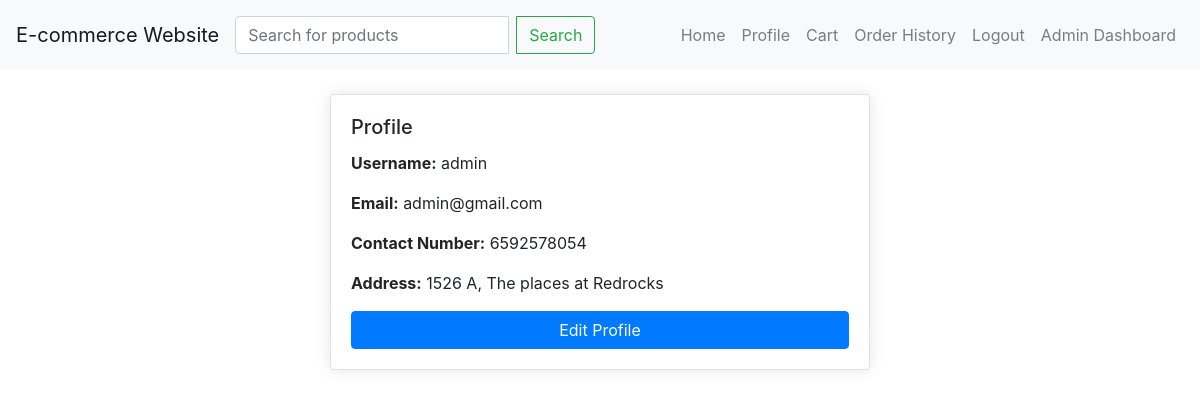
The page /profile/ (signed in) on the database its author committed.
### ClothingStore/models.py (models this page shows, shortened)
class User(AbstractUser):
    contact_number = models.CharField(max_length=15)
    address = models.TextField(blank=True)
    dob = models.DateField(default=date(2000,1,1))
    groups = models.ManyToManyField(
        'auth.Group',
        related_name='custom_user_set',
        blank=True,
        verbose_name='groups',
        help_text='The groups this user belongs to. A user will get all permissions granted to each of their groups.',
    )
    user_permissions = models.ManyToManyField(
        'auth.Permission',
        related_name='custom_user_set',
        blank=True,
        verbose_name='user permissions',
        help_text='Specific permissions for this user.',
    )

### ClothingStore/views.py (the view)
# urls.py: path('profile/', views.profile, name='profile'),
@login_required
def profile(request):
    return render(request, 'profile.html', {'user': request.user})

### templates/profile.html
{% extends 'base.html' %}
{% block content %}
<div class="container mt-4">
    <div class="row">
        <div class="col-md-6 offset-md-3">
            <div class="card">
                <div class="card-body">
                    <h5 class="card-title">Profile</h5>
                    <p><strong>Username:</strong> {{ user.username }}</p>
                    <p><strong>Email:</strong> {{ user.email }}</p>
                    <p><strong>Contact Number:</strong> {{ user.contact_number }}</p>
                    <p><strong>Address:</strong> {{ user.address }}</p>
                    <a href="{% url 'edit_profile' %}" class="btn btn-primary">Edit Profile</a>
                </div>
            </div>
        </div>
    </div>
</div>
{% endblock %}

### static/css/styles.css (style rules this page uses)
body { padding-top: 70px; }
.card { border: 1px solid #dee2e6; border-radius: .25rem; box-shadow: 0 0 1rem rgba(0, 0, 0, 0.1); }
.card-body { padding: 1.25rem; }
.card-title { margin-bottom: .75rem; }
.card-body { display: flex; flex-direction: column; justify-content: space-between; }

### rows shown on the page
User: username "admin", email "admin@gmail.com", contact_number "6592578054", address "1526 A, The places at Redrocks"
